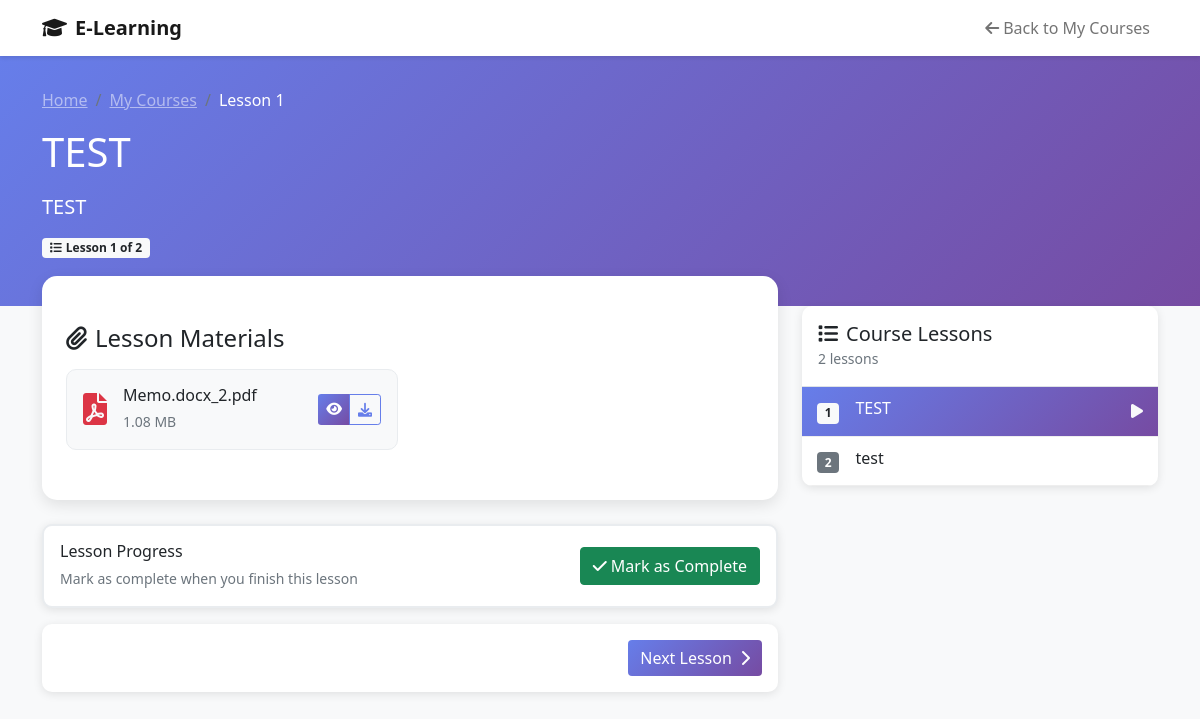
Page /lesson.php?id=1 (signed in) on the committed database.
### tables this page shows
CREATE TABLE `lessons` (
  `id` int(11) NOT NULL,
  `course_id` int(11) NOT NULL,
  `title` varchar(200) NOT NULL,
  `description` text DEFAULT NULL,
  `content` longtext DEFAULT NULL,
  `video_url` varchar(500) DEFAULT NULL,
  `video_duration` int(11) DEFAULT 0,
  `lesson_order` int(11) NOT NULL,
  `is_preview` tinyint(1) DEFAULT 0,
  `attachments` longtext DEFAULT NULL CHECK (json_valid(`attachments`)),
  `quiz_id` int(11) DEFAULT NULL,
  `is_published` tinyint(1) DEFAULT 1,
  `created_at` timestamp NOT NULL DEFAULT current_timestamp(),
  `updated_at` timestamp NOT NULL DEFAULT current_timestamp() ON UPDATE current_timestamp()
);

### lesson.php (the view, shortened to what the rows shown need)
<?php
require_once __DIR__ . '/classes/Lesson.php';
$user_id = $_SESSION['user_id'];
$user_role = $_SESSION['user_role'];
$lesson_id = isset($_GET['id']) ? (int)$_GET['id'] : 0;
$lesson = new Lesson();
$lesson_data = $lesson->getLessonById($lesson_id);
$course_id = $lesson_data['course_id'];
try {
    $database = new Database();
    $conn = $database->getConnection();
    if ($user_role === ROLE_ADMIN) {
        $has_access = true;
    } elseif ($user_role === ROLE_INSTRUCTOR && $lesson_data['instructor_id'] == $user_id) {
        $has_access = true;
    } elseif ($user_role === ROLE_STUDENT) {
        if ($lesson_data['is_preview']) {
            $has_access = true;
        } else {
            $query = "SELECT COUNT(*) FROM enrollments WHERE student_id = :user_id AND course_id = :course_id";
            $stmt = $conn->prepare($query);
            $stmt->bindParam(':user_id', $user_id);
            $stmt->bindParam(':course_id', $course_id);
            $stmt->execute();
        }
    }
    $published_only = ($user_role === ROLE_STUDENT);
    $course_lessons = $lesson->getLessonsByCourse($course_id, $published_only);
} catch (Exception $e) {
    header('Location: ' . SITE_URL . '/index.php?error=database_error');
    exit();
}
?>
<!DOCTYPE html>
<html lang="en">
<head>
    <link href="https://cdn.jsdelivr.net/npm/bootstrap@5.1.3/dist/css/bootstrap.min.css" rel="stylesheet">
    <link href="https://cdnjs.cloudflare.com/ajax/libs/font-awesome/6.0.0/css/all.min.css" rel="stylesheet">
</head>
<body>
    <div class="lesson-header">
        <div class="container">
            <div class="row">
                <div class="col-lg-8">
                    <nav aria-label="breadcrumb" class="mb-3">
                        <ol class="breadcrumb">
                            <li class="breadcrumb-item">
                                <a href="<?php echo SITE_URL; ?>" class="text-white-50">Home</a>
                            </li>
                            <li class="breadcrumb-item">
                                <?php if ($user_role === ROLE_STUDENT): ?>
                                    <a href="student/courses.php" class="text-white-50">My Courses</a>
                                <?php else: ?>
                                    <a href="course.php?id=<?php echo $course_id; ?>" class="text-white-50">
                                        <?php echo htmlspecialchars($lesson_data['course_title']); ?>
                                    </a>
                                <?php endif; ?>
                            </li>
                            <li class="breadcrumb-item active text-white">Lesson <?php echo $lesson_data['lesson_order']; ?></li>
                        </ol>
                    </nav>
                    <h1 class="mb-3"><?php echo htmlspecialchars($lesson_data['title']); ?></h1>
                    <?php if ($lesson_data['description']): ?>
                        <p class="lead mb-3"><?php echo htmlspecialchars($lesson_data['description']); ?></p>
                    <?php endif; ?>
                    <div class="d-flex flex-wrap gap-2 mb-3">
                        <span class="badge bg-light text-dark">
                            <i class="fas fa-list me-1"></i>Lesson <?php echo $lesson_data['lesson_order']; ?> of <?php echo count($course_lessons); ?>
                        </span>
                    </div>
                </div>
            </div>
        </div>
    </div>
    <div class="container">
        <div class="row">
            <div class="col-lg-4">
                <div class="lesson-sidebar">
                    <?php foreach ($course_lessons as $index => $course_lesson): ?>
                        <div class="lesson-list-item <?php echo $course_lesson['id'] == $lesson_id ? 'active' : ''; ?>"
                             onclick="window.location.href='lesson.php?id=<?php echo $course_lesson['id']; ?>'">
                            <div class="d-flex align-items-start">
                                <div class="me-3">
                                    <span class="badge <?php echo $course_lesson['id'] == $lesson_id ? 'bg-light text-dark' : 'bg-secondary'; ?>">
                                        <?php echo $course_lesson['lesson_order']; ?>
                                    </span>
                                </div>
                                <div class="flex-grow-1">
                                    <h6 class="mb-1"><?php echo htmlspecialchars($course_lesson['title']); ?></h6>
                                </div>
                                <?php if ($course_lesson['id'] == $lesson_id): ?>
                                    <div class="ms-2">
                                        <i class="fas fa-play text-light"></i>
                                    </div>
                                <?php endif; ?>
                            </div>
                        </div>
                    <?php endforeach; ?>
                </div>
            </div>
        </div>
    </div>
</body>
</html>

### rows in the picture
lessons: lesson_order "1", title "TEST", description "TEST"
lessons: lesson_order "2", title "test"

### other values in the picture
count($course_lessons) "2"
$attachment['original_name'] "Memo.docx_2.pdf"
formatFileSize($attachment['size']) "1.08 MB"
